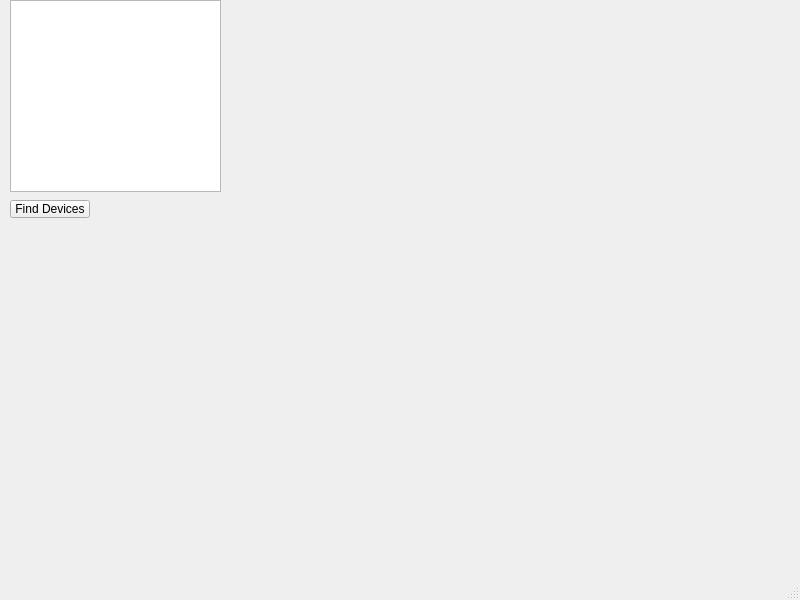
<?xml version="1.0" encoding="UTF-8"?>
<ui version="4.0">
 <class>MainWindow</class>
 <widget class="QMainWindow" name="MainWindow">
  <property name="geometry">
   <rect>
    <x>0</x>
    <y>0</y>
    <width>800</width>
    <height>600</height>
   </rect>
  </property>
  <property name="windowTitle">
   <string>MainWindow</string>
  </property>
  <widget class="QWidget" name="centralwidget">
   <widget class="QPushButton" name="Find_Devices_Button">
    <property name="geometry">
     <rect>
      <x>10</x>
      <y>200</y>
      <width>80</width>
      <height>18</height>
     </rect>
    </property>
    <property name="text">
     <string>Find Devices</string>
    </property>
   </widget>
   <widget class="QListView" name="listView">
    <property name="geometry">
     <rect>
      <x>10</x>
      <y>0</y>
      <width>211</width>
      <height>192</height>
     </rect>
    </property>
   </widget>
  </widget>
  <widget class="QMenuBar" name="menubar">
   <property name="geometry">
    <rect>
     <x>0</x>
     <y>0</y>
     <width>800</width>
     <height>17</height>
    </rect>
   </property>
  </widget>
  <widget class="QStatusBar" name="statusbar"/>
 </widget>
 <resources/>
 <connections/>
</ui>
